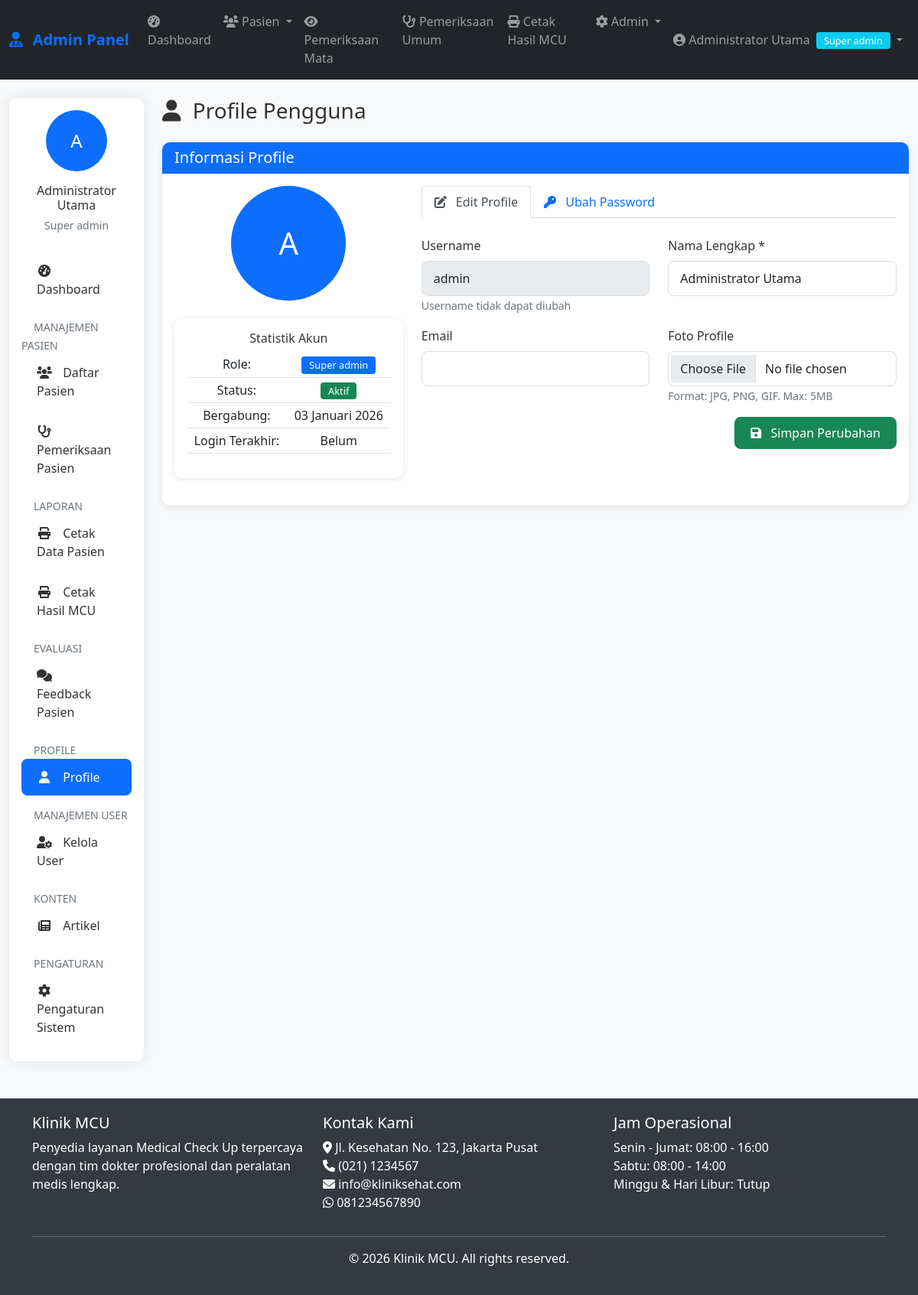
/admin/profile.php (signed in), run on the app's committed database.
### tables this page shows
CREATE TABLE pengaturan (
    id INT AUTO_INCREMENT PRIMARY KEY,
    nama_klinik VARCHAR(100),
    alamat TEXT,
    telepon VARCHAR(20),
    email VARCHAR(100),
    whatsapp VARCHAR(20),
    logo VARCHAR(255),
    tentang TEXT,
    created_at TIMESTAMP DEFAULT CURRENT_TIMESTAMP
);

### includes/functions.php (called while the page is built, shortened)
<?php
require_once __DIR__ . '/../config/database.php';
function formatDateIndo($date, $with_time = false) {
    $months = array(
        1 => 'Januari', 'Februari', 'Maret', 'April', 'Mei', 'Juni',
        'Juli', 'Agustus', 'September', 'Oktober', 'November', 'Desember'
    );
    $timestamp = strtotime($date);
    $day = date('d', $timestamp);
    $month = $months[date('n', $timestamp)];
    $year = date('Y', $timestamp);
    $formatted = $day . ' ' . $month . ' ' . $year;
    return $formatted;
}
function getSetting($key) {
    global $conn;
    $query = "SELECT $key FROM pengaturan LIMIT 1";
    $result = mysqli_query($conn, $query);
    $row = mysqli_fetch_assoc($result);
    return $row[$key] ?? '';
}
?>

### admin/profile.php (the view, shortened to what this page needs)
<?php
require_once '../includes/auth.php';
require_once '../includes/functions.php';
$user_id = $_SESSION['admin_id'];
$query = "SELECT * FROM admin_users WHERE id = $user_id";
$result = mysqli_query($conn, $query);
$user = mysqli_fetch_assoc($result);
?>
<?php include '../includes/admin-header.php'; ?>
<?php include 'includes/admin-nav.php'; ?>
<div class="container-fluid mt-4">
    <div class="row">
        <div class="col-lg-2">
            <?php include 'includes/admin-sidebar.php'; ?>
        </div>
        <div class="col-lg-10">
            <div class="d-flex justify-content-between align-items-center mb-4">
                <h1 class="h3 mb-0">
                    <i class="fas fa-user me-2"></i> Profile Pengguna
                </h1>
            </div>
            <div class="card">
                <div class="card-header bg-primary text-white">
                    <h5 class="mb-0">Informasi Profile</h5>
                </div>
                <div class="card-body">
                    <div class="row">
                        <div class="col-md-4 text-center">
                            <div class="mb-4">
                                <?php if ($user['foto']): ?>
                                    <img src="<?php echo ASSETS_URL . '/' . $user['foto']; ?>"
                                         class="rounded-circle"
                                         width="150" height="150"
                                         style="object-fit: cover;">
                                <?php else: ?>
                                    <div class="rounded-circle bg-primary d-flex align-items-center justify-content-center mx-auto"
                                         style="width: 150px; height: 150px;">
                                        <span class="text-white fs-1">
                                            <?php echo strtoupper(substr($user['nama_lengkap'], 0, 1)); ?>
                                        </span>
                                    </div>
                                <?php endif; ?>
                            </div>
                            <div class="card">
                                <div class="card-body">
                                    <h6>Statistik Akun</h6>
                                    <table class="table table-sm">
                                        <tr>
                                            <td>Role:</td>
                                            <td>
                                                <span class="badge bg-primary">
                                                    <?php echo ucfirst(str_replace('_', ' ', $user['role'])); ?>
                                                </span>
                                            </td>
                                        </tr>
                                        <tr>
                                            <td>Status:</td>
                                            <td>
                                                <span class="badge <?php echo $user['is_active'] ? 'bg-success' : 'bg-secondary'; ?>">
                                                    <?php echo $user['is_active'] ? 'Aktif' : 'Nonaktif'; ?>
                                                </span>
                                            </td>
                                        </tr>
                                        <tr>
                                            <td>Bergabung:</td>
                                            <td><?php echo formatDateIndo($user['created_at']); ?></td>
                                        </tr>
                                        <tr>
                                            <td>Login Terakhir:</td>
                                            <td>
                                                <?php echo $user['last_login'] ? formatDateIndo($user['last_login'], true) : 'Belum'; ?>
                                            </td>
                                        </tr>
                                    </table>
        </div>
    </div>
</div>
                        <div class="col-md-8">
                            <ul class="nav nav-tabs" id="profileTabs" role="tablist">
                                <li class="nav-item" role="presentation">
                                    <button class="nav-link active" id="edit-tab" data-bs-toggle="tab" data-bs-target="#edit">
                                        <i class="fas fa-edit me-2"></i> Edit Profile
                                    </button>
                                </li>
                                <li class="nav-item" role="presentation">
                                    <button class="nav-link" id="password-tab" data-bs-toggle="tab" data-bs-target="#password">
                                        <i class="fas fa-key me-2"></i> Ubah Password
                                    </button>
                                </li>
                            </ul>
                            <div class="tab-content mt-4" id="profileTabsContent">
                                <div class="tab-pane fade show active" id="edit" role="tabpanel">
                                    <form method="POST" action="" enctype="multipart/form-data">
                                        <div class="row mb-3">
                                            <div class="col-md-6">
                                                <label class="form-label">Username</label>
                                                <input type="text" class="form-control"
                                                       value="<?php echo $user['username']; ?>" disabled>
                                                <small class="text-muted">Username tidak dapat diubah</small>
                                            </div>
                                            <div class="col-md-6">
                                                <label class="form-label">Nama Lengkap *</label>
                                                <input type="text" class="form-control" name="nama_lengkap"
                                                       value="<?php echo htmlspecialchars($user['nama_lengkap']); ?>" required>
                                            </div>
                                        </div>
                                        <div class="row mb-3">
                                            <div class="col-md-6">
                                                <label class="form-label">Email</label>
                                                <input type="email" class="form-control" name="email"
                                                       value="<?php echo htmlspecialchars($user['email']); ?>">
                                            </div>
                                            <div class="col-md-6">
                                                <label class="form-label">Foto Profile</label>
                                                <input type="file" class="form-control" name="foto" accept="image/*">
                                                <small class="text-muted">Format: JPG, PNG, GIF. Max: 5MB</small>
                                            </div>
                                        </div>
                                        <div class="text-end">
                                            <button type="submit" class="btn btn-success">
                                                <i class="fas fa-save me-2"></i> Simpan Perubahan
                                            </button>
                                        </div>
                                    </form>
                                </div>
                            </div>
                        </div>
                    </div>
                </div>
            </div>
        </div>
    </div>
</div>
<?php include '../includes/admin-footer.php'; ?>

### includes/admin-footer.php (shortened to what this page needs)
</div>
    </div>
    <footer class="mt-5">
        <div class="container">
            <div class="row">
                <div class="col-md-4">
                    <h5>Klinik MCU</h5>
                    <p>Penyedia layanan Medical Check Up terpercaya dengan tim dokter profesional dan peralatan medis lengkap.</p>
                </div>
                <div class="col-md-4">
                    <h5>Kontak Kami</h5>
                    <ul class="list-unstyled">
                        <li><i class="fas fa-map-marker-alt"></i> <?php echo getSetting('alamat'); ?></li>
                        <li><i class="fas fa-phone"></i> <?php echo getSetting('telepon'); ?></li>
                        <li><i class="fas fa-envelope"></i> <?php echo getSetting('email'); ?></li>
                        <li><i class="fab fa-whatsapp"></i> <?php echo getSetting('whatsapp'); ?></li>
                    </ul>
                </div>
                <div class="col-md-4">
                    <h5>Jam Operasional</h5>
                    <ul class="list-unstyled">
                        <li>Senin - Jumat: 08:00 - 16:00</li>
                        <li>Sabtu: 08:00 - 14:00</li>
                        <li>Minggu & Hari Libur: Tutup</li>
                    </ul>
                </div>
            </div>
            <hr class="bg-light">
            <div class="text-center">
                <p>&copy; <?php echo date('Y'); ?> Klinik MCU. All rights reserved.</p>
            </div>
        </div>
    </footer>
</body>
</html>

### assets/css/style.css (style rules this page uses)
:root { --primary-color: #0d6efd; --secondary-color: #6c757d; --success-color: #198754; --danger-color: #dc3545; --warning-color: #ffc107; --info-color: #0dcaf0; --light-color: #f8f9fa; --dark-color: #212529; }
body { font-family: 'Segoe UI', Tahoma, Geneva, Verdana, sans-serif; color: #333; background-color: #f8f9fa; }
.card { border-radius: 10px; box-shadow: 0 2px 10px rgba(0,0,0,0.1); border: none; margin-bottom: 20px; }
.card-header { border-radius: 10px 10px 0 0 !important; font-weight: 600; }
.btn { border-radius: 8px; font-weight: 500; padding: 8px 20px; }
.btn-success { background-color: var(--success-color); border-color: var(--success-color); }
.table td { vertical-align: middle; }
.form-control, .form-select { border-radius: 8px; border: 1px solid #ddd; padding: 10px 15px; }
.badge { font-size: 0.8em; font-weight: 500; padding: 5px 10px; }

### includes/admin-header.php (style rules this page uses)
:root { --primary-color: #0d6efd; --secondary-color: #6c757d; --success-color: #198754; --danger-color: #dc3545; --warning-color: #ffc107; --info-color: #0dcaf0; }
body { font-family: 'Segoe UI', Tahoma, Geneva, Verdana, sans-serif; background-color: #f8f9fa; min-height: 100vh; display: flex; flex-direction: column; }
.card { border-radius: 10px; box-shadow: 0 2px 10px rgba(0,0,0,0.1); margin-bottom: 20px; }
.card-header { border-radius: 10px 10px 0 0 !important; font-weight: 600; }
.badge { font-size: 0.8em; font-weight: 500; }
footer { background-color: #343a40; color: white; padding: 20px 0; }
.form-control, .form-select { border-radius: 8px; border: 1px solid #ddd; }

### data on the page
pengaturan: alamat "Jl. Kesehatan No. 123, Jakarta Pusat", telepon "(021) 1234567", email "info@kliniksehat.com", whatsapp "081234567890"

### other printed values
$_SESSION['nama_lengkap'] "Administrator Utama"
str_replace('_', ' ', $_SESSION['role']) "Super admin"
substr($_SESSION['nama_lengkap'], 0, 1) "A"
substr($user['nama_lengkap'], 0, 1) "A"
str_replace('_', ' ', $user['role']) "Super admin"
formatDateIndo($user['created_at']) "03 Januari 2026"
